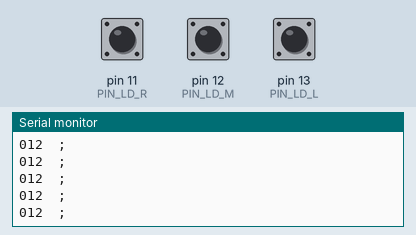
Recording of a sketch running on a simulated Arduino Uno, built with avr-gcc and run on an emulated ATmega328P. Shown: the last lines printed to the serial monitor. Inputs (shaded band) come from the test bench; at power-on: pin 11 (PIN_LD_R) HIGH, pin 12 (PIN_LD_M) HIGH, pin 13 (PIN_LD_L) HIGH.

Above: at 1.2 s.
1.3 s: pin 11 (PIN_LD_R) pulled LOW for 0.15 s
At 1.31 s:
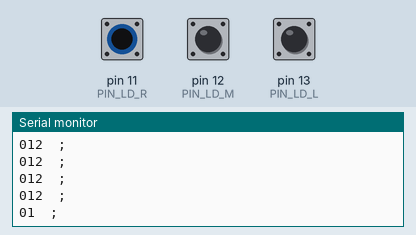
2.9 s: pin 12 (PIN_LD_M) pulled LOW for 0.15 s
At 2.91 s:
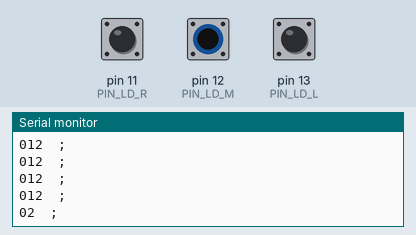
4.5 s: pin 13 (PIN_LD_L) pulled LOW for 0.15 s
At 4.52 s:
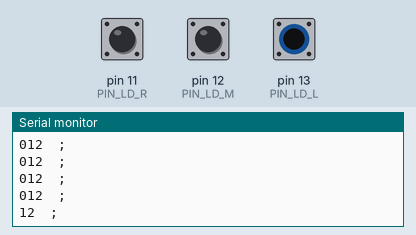
Timing chart, 0 to 7.5 s (numbered marks = the images above; inputs shaded):
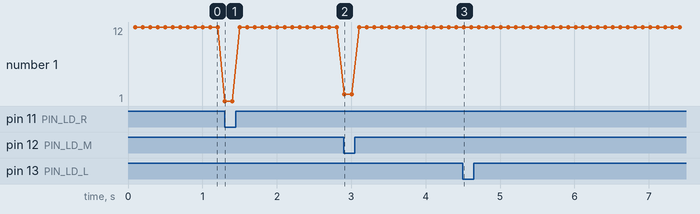

Measured:
- after the input at 1.3 s, the serial monitor: prints a new line at once (image 1)
- after the input at 2.9 s, the serial monitor: prints a new line at once (image 2)
- after the input at 4.5 s, the serial monitor: prints a new line at once (image 3)

The sketch:

line_dectect.ino
```cpp
// (licence header left out)
#define LD_COUNT 3
#define PIN_LD_L 13 // the LED pin
#define PIN_LD_M 12
#define PIN_LD_R 11
byte pin_lndec[] = {PIN_LD_L, PIN_LD_M, PIN_LD_R};
bool LD_state[LD_COUNT];

void setup() {
    Serial.begin(9600);
    Serial.print("initialize the Line Dectector program");
    for (byte i=0; i<LD_COUNT; i++)
    {
        pinMode(pin_lndec[i], INPUT);     //set the pin_rc to input
        digitalWrite(pin_lndec[i], HIGH); //use the internal pullup resistor
        LD_state[i] = LOW;
    }
}

void loop() {
    for (byte i=0; i<LD_COUNT; i++)
    {
        LD_state[i] = digitalRead(pin_lndec[i]); //read the digital state
        if (LD_state[i])
        {
          Serial.print(i);
        }
    }
    Serial.println("  ;");
    delay(100);                 // wait for 0.1 sec
}
```
